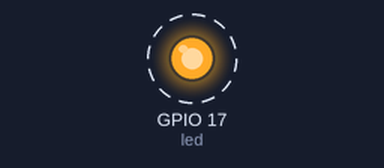
The program below on a simulated Raspberry Pi (BCM pin numbers). Parts: output pins drawn as LEDs (lit = HIGH). Dashed ring = blinking. What the program prints to the terminal is not drawn. At 9.0 s the program stops and its outputs stay as they are.

Above: at 0.5 s.
Timing chart, 0 to 4.6 s (numbered marks = the images above):
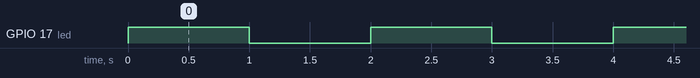

The program:

ledFlash.py
```python
#!/usr/bin/env python
import time
import RPi.GPIO as GPIO

GPIO.setmode(GPIO.BCM)
GPIO.setwarnings(False)

led=17

GPIO.setup(led,GPIO.OUT)

print("Light On")
GPIO.output(led,GPIO.HIGH)

time.sleep(1)
print("Light Off")
GPIO.output(led,GPIO.LOW)

time.sleep(1)
print("Light On")
GPIO.output(led,GPIO.HIGH)

time.sleep(1)
print("Light Off")
GPIO.output(led,GPIO.LOW)
time.sleep(1)
print("Light On")
GPIO.output(led,GPIO.HIGH)

time.sleep(1)
print("Light Off")
GPIO.output(led,GPIO.LOW)
time.sleep(1)
print("Light On")
GPIO.output(led,GPIO.HIGH)

time.sleep(1)
print("Light Off")
GPIO.output(led,GPIO.LOW)
time.sleep(1)
print("Light On")
GPIO.output(led,GPIO.HIGH)

time.sleep(1)
print("Light Off")
GPIO.output(led,GPIO.LOW)

GPIO.cleanup()
```

Measured:
- by itself, GPIO 17 (led): alternates HIGH for 1.0 s and LOW for 1.0 s
